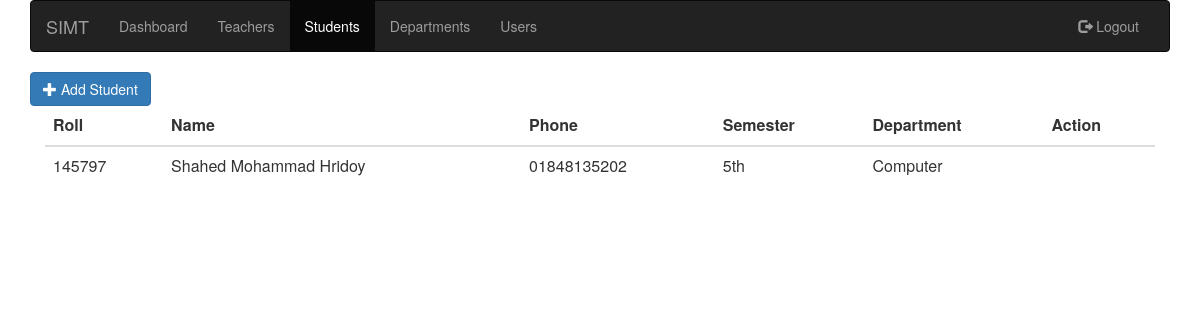
The page /students/index.php (signed in) on the database its author committed.
### tables this page shows
CREATE TABLE `students` (
  `roll` int(6) NOT NULL,
  `name` varchar(30) NOT NULL,
  `phone` varchar(11) NOT NULL,
  `semester` varchar(3) NOT NULL,
  `department` varchar(10) NOT NULL
);

### students/index.php (the view, shortened to what this page needs)
<?php
include "../api/include.php";
?>
<html lang="en">
<head>
    <link rel="stylesheet" href="https://maxcdn.bootstrapcdn.com/bootstrap/3.4.1/css/bootstrap.min.css">
</head>
<body>
    <div class="container">
        <nav class="navbar navbar-inverse">
                <div class="container-fluid">
                    <div class="navbar-header">
                        <a class="navbar-brand" href="../dashboard">SIMT</a>
                    </div>
                    <div class="collapse navbar-collapse" id="myNavbar">
                        <ul class="nav navbar-nav">
                            <li><a href="../dashboard">Dashboard</a></li>
                            <li><a href="../teachers">Teachers</a></li>
                            <li class="active"><a href="../students">Students</a></li>
                            <li><a href="../departments">Departments</a></li>
                            <li><a href="../users">Users</a></li>
                        </ul>
                        <ul class="nav navbar-nav navbar-right">
                            <li><a href="../api/logout.php"><span class="glyphicon glyphicon-log-out"></span> Logout</a></li>
                        </ul>
                    </div>
                </div>
            </nav>
            <button class="btn btn-primary add-btn"><span class="glyphicon glyphicon-plus"></span> Add Student</button>
            <div class="col-md-12">
                <table class="table">
                    <thead>
                        <tr>
                            <th>Roll</th>
                            <th>Name</th>
                            <th>Phone</th>
                            <th>Semester</th>
                            <th>Department</th>
                            <th>Action</th>
                        </tr>
                    </thead>
                    <tbody>
                        <?php
                        $SQL = "SELECT * FROM students";
                        $result = mysqli_query($mysqli,$SQL);
                        if($result->num_rows > 0){
                            while($row = $result->fetch_assoc()){
                                print "<tr>";
                                print "<td>".$row['roll']."</td>";
                                print "<td>".$row['name']."</td>";
                                print "<td>".$row['phone']."</td>";
                                print "<td>".$row['semester']."</td>";
                                print "<td>".$row['department']."</td>";
                                print "</tr>";
                            }
                        }
                        ?>
                    </tbody>
                </table>
            </div>
        </div>
</body>
</html>

### rows shown on the page
students: roll "145797", name "Shahed Mohammad Hridoy", phone "01848135202", semester "5th", department "Computer"
